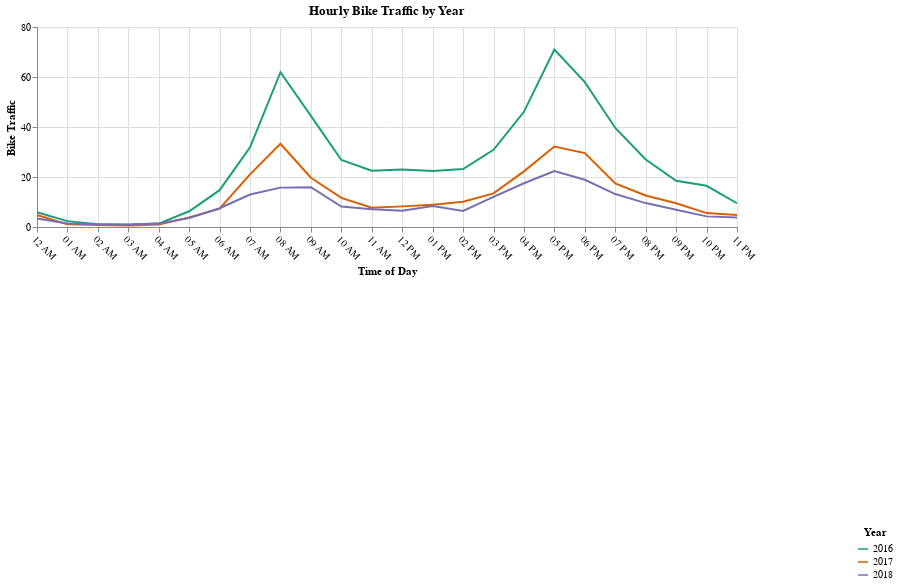

Notebook cell for this chart:
### Code cell
selection = alt.selection_multi(fields=['Year'], bind='legend')

# line chart of bike traffic by hour of day
line_chart = alt.Chart(df_traffic).mark_line().encode(
    x=alt.X('Time_form:T', axis=alt.Axis(title='Time of Day', labelAngle=45, tickCount=24)),
    y=alt.Y('mean(Traffic):Q', axis=alt.Axis(title='Bike Traffic')),
    color=alt.Color('Year:N', scale=alt.Scale(scheme='dark2'), legend=alt.Legend(title='Year',  orient='none', legendX=820, legendY=500, direction='vertical', titleAnchor='middle')),
    opacity=alt.condition(selection, alt.value(1), alt.value(0.2))
).properties(
    height=200,
    width=700,
    title='Hourly Bike Traffic by Year'
).add_selection(
    selection
)

# add selection at one x value
nearest = alt.selection(type='single', nearest=True, on='mouseover', fields=['Time_form'], empty='none')

points = alt.Chart(df_traffic).mark_point().encode(
    x=alt.X('Time_form:T', axis=alt.Axis(title='Time of Day', labelAngle=45, tickCount=24)),
    y=alt.Y('mean(Traffic):Q', axis=alt.Axis(title='Bike Traffic')),
    color=alt.Color('Year:N', scale=alt.Scale(scheme='dark2'), legend=None),
    opacity=alt.condition(nearest, alt.value(1), alt.value(0))
).properties(
    height=200,
    width=700,
    title='Hourly Bike Traffic by Year'
).transform_filter(
    selection
)

selectors = alt.Chart(df_traffic).mark_point().encode(
    x='Time_form:T',
    opacity=alt.value(0),
).add_selection(
    nearest
)

axis_labels = (
    "datum.label == 1900 ? '12 AM' : datum.label"
)

text = alt.Chart(df_traffic).mark_text(align='left', dx=5, dy=-5).encode(
    x=alt.X('Time_form:T', axis=alt.Axis(title='Time of Day', labelExpr=axis_labels, labelAngle=45, tickCount=24)),
    y=alt.Y('mean(Traffic):Q', axis=alt.Axis(title='Bike Traffic')),
    color=alt.Color('Year:N', scale=alt.Scale(scheme='dark2'), legend=None),
    text=alt.condition(nearest, 'mean(Traffic):Q', alt.value(' '), format='.2f')
).properties(
    height=200,
    width=700,
    title='Hourly Bike Traffic by Year'
).transform_filter(
    selection
)

rules = alt.Chart(df_traffic).mark_rule(color='gray').encode(
    x=alt.X('Time_form:T', axis=alt.Axis(title='Time of Day', labelAngle=45, tickCount=24)),
).transform_filter(
    nearest
)

# show chart
line = line_chart + points + selectors + text + rules

line

### Figure 1 — Vega-Lite specification as saved in the notebook (floating-point values rounded to 4 significant figures; data arrays with more than 128 entries replaced by an {"elided": "..."} marker saying what was removed)
{"config": {"view": {"continuousWidth": 400, "continuousHeight": 300}}, "layer": [{"mark": "line", "encoding": {"color": {"field": "Year", "legend": {"direction": "vertical", "legendX": 820, "legendY": 500, "orient": "none", "title": "Year", "titleAnchor": "middle"}, "scale": {"scheme": "dark2"}, "type": "nominal"}, "opacity": {"condition": {"value": 1, "selection": "selector002"}, "value": 0.2}, "x": {"axis": {"labelAngle": 45, "tickCount": 24, "title": "Time of Day"}, "field": "Time_form", "type": "temporal"}, "y": {"aggregate": "mean", "axis": {"title": "Bike Traffic"}, "field": "Traffic", "type": "quantitative"}}, "height": 200, "selection": {"selector002": {"type": "multi", "fields": ["Year"], "bind": "legend"}}, "title": "Hourly Bike Traffic by Year", "width": 700}, {"mark": "point", "encoding": {"color": {"field": "Year", "legend": null, "scale": {"scheme": "dark2"}, "type": "nominal"}, "opacity": {"condition": {"value": 1, "selection": "selector003"}, "value": 0}, "x": {"axis": {"labelAngle": 45, "tickCount": 24, "title": "Time of Day"}, "field": "Time_form", "type": "temporal"}, "y": {"aggregate": "mean", "axis": {"title": "Bike Traffic"}, "field": "Traffic", "type": "quantitative"}}, "height": 200, "title": "Hourly Bike Traffic by Year", "transform": [{"filter": {"selection": "selector002"}}], "width": 700}, {"mark": "point", "encoding": {"opacity": {"value": 0}, "x": {"field": "Time_form", "type": "temporal"}}, "selection": {"selector003": {"type": "single", "nearest": true, "on": "mouseover", "fields": ["Time_form"], "empty": "none"}}}, {"mark": {"type": "text", "align": "left", "dx": 5, "dy": -5}, "encoding": {"color": {"field": "Year", "legend": null, "scale": {"scheme": "dark2"}, "type": "nominal"}, "text": {"condition": {"aggregate": "mean", "field": "Traffic", "format": ".2f", "type": "quantitative", "selection": "selector003"}, "value": " "}, "x": {"axis": {"labelAngle": 45, "labelExpr": "datum.label == 1900 ? '12 AM' : datum.label", "tickCount": 24, "title": "Time of Day"}, "field": "Time_form", "type": "temporal"}, "y": {"aggregate": "mean", "axis": {"title": "Bike Traffic"}, "field": "Traffic", "type": "quantitative"}}, "height": 200, "title": "Hourly Bike Traffic by Year", "transform": [{"filter": {"selection": "selector002"}}], "width": 700}, {"mark": {"type": "rule", "color": "gray"}, "encoding": {"x": {"axis": {"labelAngle": 45, "tickCount": 24, "title": "Time of Day"}, "field": "Time_form", "type": "temporal"}}, "transform": [{"filter": {"selection": "selector003"}}]}], "data": {"name": "data-cf2def98207ecaf72ac65651765da7d3"}, "$schema": "https://vega.github.io/schema/vega-lite/v4.17.0.json", "datasets": {"data-cf2def98207ecaf72ac65651765da7d3": {"elided": "288 records"}}}
